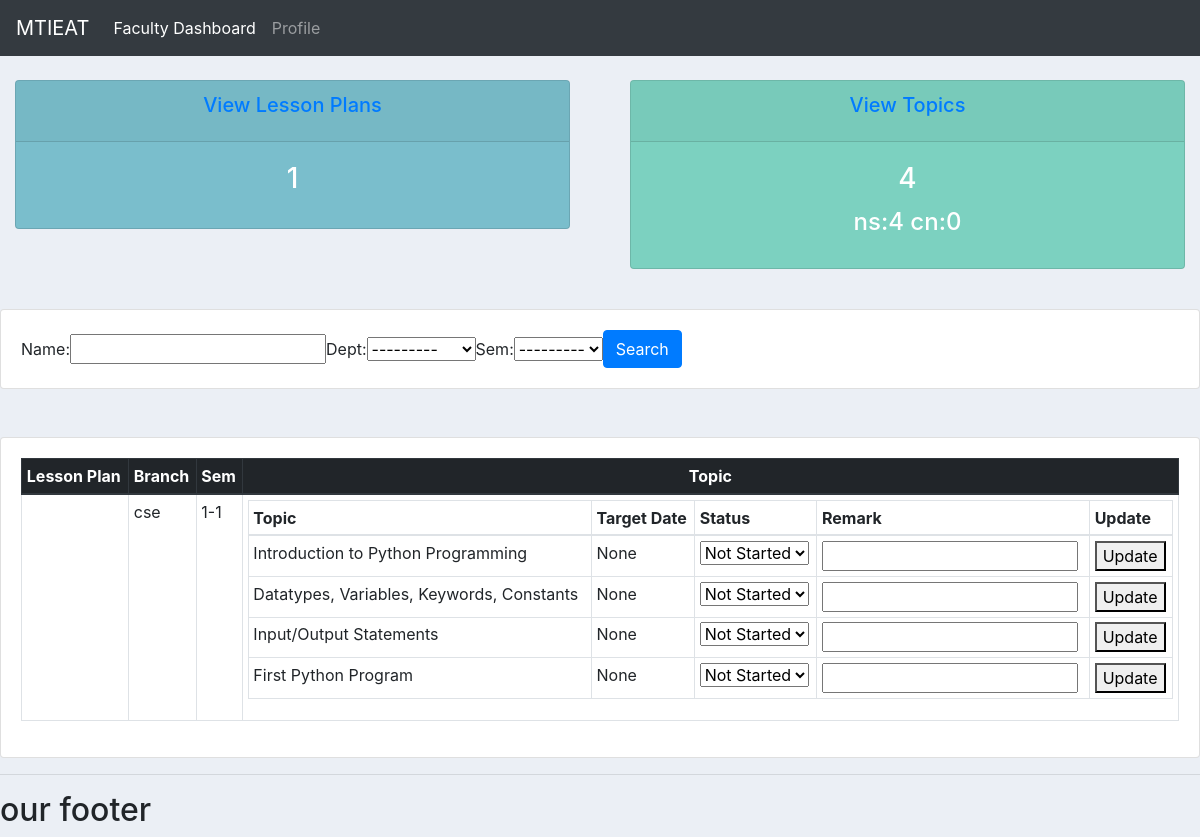
Page /report/faculty/veda12m@gmail.com/ on the committed database.
### report/models.py (models this page shows, shortened)
class LessonPlan(models.Model):
    id = models.AutoField(primary_key=True)
    name = models.CharField(max_length=255)
    faculty = models.ForeignKey(UserModel, related_name='courses',on_delete=models.DO_NOTHING,null=True,blank=True)
    dept = models.CharField(max_length=20, choices=[
        ('civil', 'Civil'), ('mech', 'Mechanical'), ('eee', 'EEE'),
        ('ece', 'ECE'), ('cse', 'CSE'), ('ai_ds', 'AI&DS'),
        ('ds', 'DS'), ('crt', 'CRT'), ('hns', 'H&S')
    ])
    sem = models.CharField(max_length=20, choices=[
        ('1-1', 'I-I'), ('1-2', 'I-II'), ('2-1', 'II-I'),
        ('2-2', 'II-II'), ('3-1', 'III-I'), ('3-2', 'III-II'),
        ('4-1', 'IV-I'), ('4-2', 'IV-II')
    ])
    topic_ids = models.ManyToManyField(Topic, related_name='courses')

class Topic(models.Model):
    topic_id = models.AutoField(primary_key=True)
    topic_name = models.CharField(max_length=100)
    faculty = models.ForeignKey(UserModel,on_delete=models.DO_NOTHING,null=True,blank=True)
    dept = models.CharField(max_length=20, choices=[
        ('civil', 'Civil'), ('mech', 'Mechanical'), ('eee', 'EEE'),
        ('ece', 'ECE'), ('cse', 'CSE'), ('ai_ds', 'AI&DS'),
        ('ds', 'DS'), ('crt', 'CRT'), ('hns', 'H&S')
    ])
    sem = models.CharField(max_length=20, choices=[
        ('1-1', 'I-I'), ('1-2', 'I-II'), ('2-1', 'II-I'),
        ('2-2', 'II-II'), ('3-1', 'III-I'), ('3-2', 'III-II'),
        ('4-1', 'IV-I'), ('4-2', 'IV-II')
    ])
    target_date = models.DateField(null=True, blank=True)
    status = models.CharField(max_length=10, choices=[('co', 'CO'), ('ns', 'NS')], default='ns')
    remarks = models.TextField(null=True, blank=True)

### report/views.py (the view)
# urls.py: path('faculty/<str:email>/', views.faculty_dashboard, name='faculty_dashboard'),
def faculty_dashboard(request, email):
    faculty = get_object_or_404(UserModel, email=email)
    all_lesson_plans = LessonPlan.objects.filter(faculty=faculty)
    myFilter = LessonPlanFilter1(request.GET, queryset=all_lesson_plans)
    filtered_lesson_plans = myFilter.qs
    total_lesson_plans_count = all_lesson_plans.count()
    ns_topics_count = 0
    total_topics_count = 0
    lesson_plan_details = []
    for lesson_plan in all_lesson_plans:
        name = lesson_plan.name
        dept = lesson_plan.dept
        sem = lesson_plan.sem
        topics_for_plan = lesson_plan.topic_ids.all()
        topic_details = [
            {
                'topic_id': topic.topic_id,
                'topic_name': topic.topic_name,
                'dept': topic.dept,
                'sem': topic.sem,
                'target_date': topic.target_date,
                'status': topic.status,
                'remarks': topic.remarks,
            }
            for topic in topics_for_plan
        ]
        ns_topics_count += sum(1 for topic in topics_for_plan if topic.status == 'ns')
        total_topics_count += len(topics_for_plan)
        lesson_plan_details.append({
            'name': name,
            'dept': dept,
            'sem': sem,
            'topics': topic_details,
        })
    context = {
        'email': email,
        'faculty': faculty,
        'lesson_plan_details': lesson_plan_details,
        'total_lesson_plans_count': total_lesson_plans_count,
        'total_topics_count': total_topics_count,
        'ns_topics_count': ns_topics_count,
        'cn_topics_count': total_topics_count - ns_topics_count,
        'myFilter': myFilter,  # Pass the filter to the template context if needed
    }
    return render(request, 'report/faculty_dashboard.html', context)

### report/templates/report/faculty_dashboard.html (shortened to what this page needs)
{% extends 'report/main.html' %}
{% load static %}
{% block content %}
{% include 'report/navbar.html' %}
<br>
<div class="row">
    <div class="col">
        <div class="col-md">
            <div class="card text-center text-white mb-3" id="orders-delivered">
            <div class="card-header">
                <a href="{% url 'lsp-faculty-view' user_email=email %}">
                    <h5 class="card-title">View Lesson Plans</h5>
                  </a>
            </div>
            <div class="card-body">
                <h3 class="card-title">{{ total_lesson_plans_count }}</h3>
            </div>
        </div>
    </div>
</div>
<div class="col">
    <div class="col-md">
        <div class="card text-center text-white mb-3" id="orders-pending">
            <div class="card-header">
                <h5 class="card-title"><a href="{% url 'topic_faculty_view' user_email=email %}">View Topics</a></h5>
            </div>
            <div class="card-body">
                <h3 class="card-title">{{ total_topics_count }}</h3>
                <div>
                    <h4 class="card-title">ns:{{ ns_topics_count }}  cn:{{ cn_topics_count }}</h4>
                </div>
            </div>
        </div>
    </div>
</div>
</div>
<br>
<div class="row">
    <div class="col">
        <div class="card card-body">
            <form method="get" class="form-inline">
                {% for field in myFilter.form %}
                    <div class="form-group">
                        {{ field.label_tag }}
                        {{ field }}
                    </div>
                {% endfor %}
                <button class="btn btn-primary" type="submit">Search</button>
            </form>
        </div>
    </div>
</div>
<br>
<br>
<div class="row">
    <div class="col-md">
        <div class="card card-body">
            <table id="topicTable" class="table table-bordered table-sm">
                <thead class="thead-dark">
                    <tr>
                        <th>Lesson Plan</th>
                        <th>Branch</th>
                        <th>Sem</th>
                        <th class="text-center">Topic</th>
                    </tr>
                </thead>
                <tbody>
                    {% for lesson_plan in lesson_plan_details %}
                    <tr>
                        <td>{{ lesson_plan.name }}</td>
                        <td>{{ lesson_plan.dept }}</td>
                        <td>
                                {{ lesson_plan.sem}}
                        </td>
                        <td>
                            <table id="topicTable" class="table table-sm">
                                    <tr>
                                        <th>Topic</th>
                                        <th>Target Date</th>
                                        <th>Status</th>
                                        <th>Remark</th>
                                        <th>Update</th>
                                    </tr>
                                <tbody>
                                    {% for topic in lesson_plan.topics %}
                                    <tr>
                                        <td>{{ topic.topic_name }}</td>
                                        <td>{{ topic.target_date }}</td>
                                        <td>
                                            <select id="status_{{ topic.topic_id }}">
                                                <option value="ns" {% if topic.status == 'ns' %}selected{% endif %}>Not Started</option>
                                            </select>
                                        </td>
                                        <td>
                                            <input type="text" id="remarks_{{ topic.topic_id }}" value="{{ topic.remarks }}">
                                        </td>
                                        <td>
                                            <button onclick="updateTopic1({{ topic.topic_id }})">Update</button>
                                        </td>
                                    </tr>
                                    {% endfor %}
                                </tbody>
                            </table>
                        </td>
                    </tr>
                    {% endfor %}
                </tbody>
            </table>
        </div>
    </div>
</div>
{% endblock %}

### report/static/css/main.css (style rules this page uses)
body { background-color: #ebeff5; }
#orders-delivered { background-color: #7abecc; }
#orders-pending { background-color: #7CD1C0; }

### rows in the picture
LessonPlan: dept "cse", sem "1-1"
Topic: topic_name "Introduction to Python Programming", status "Not Started"
Topic: topic_name "Datatypes, Variables, Keywords, Constants", status "Not Started"
Topic: topic_name "Input/Output Statements", status "Not Started"
Topic: topic_name "First Python Program", status "Not Started"

### other values in the picture
{{ total_lesson_plans_count }} "1"
{{ total_topics_count }} "4"
{{ ns_topics_count }} "4"
{{ cn_topics_count }} "0"
{{ field.label_tag }} "Name:" "Dept:" "Sem:"
{{ topic.target_date }} "None" "None" "None" "None"
